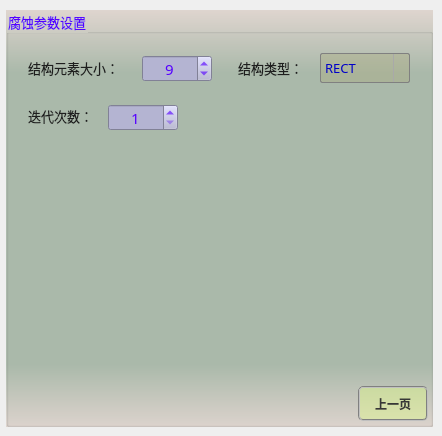
       <widget class="QWidget" name="page_12">
        <widget class="QGroupBox" name="groupParam_11">
         <property name="geometry">
          <rect>
           <x>6</x>
           <y>10</y>
           <width>427</width>
           <height>417</height>
          </rect>
         </property>
         <property name="font">
          <font>
           <family>微软雅黑</family>
           <pointsize>10</pointsize>
          </font>
         </property>
         <property name="styleSheet">
          <string notr="true">background-color: qlineargradient(x1:0, y1:0, x2:0, y2:1, stop:0 #dfd5cf, stop: 0.15 #acbbac, stop: 0.85 #acbbac,stop:1 #dfd5cf);
color: rgb(85, 0, 255);</string>
         </property>
         <property name="title">
          <string>腐蚀参数设置</string>
         </property>
         <widget class="QPushButton" name="btnErodeBack">
          <property name="geometry">
           <rect>
            <x>352</x>
            <y>376</y>
            <width>70</width>
            <height>35</height>
           </rect>
          </property>
          <property name="minimumSize">
           <size>
            <width>70</width>
            <height>30</height>
           </size>
          </property>
          <property name="font">
           <font>
            <family>微软雅黑</family>
            <pointsize>9</pointsize>
            <weight>75</weight>
            <italic>false</italic>
            <bold>true</bold>
           </font>
          </property>
          <property name="styleSheet">
           <string notr="true">QWidget{ background-color: rgba(225, 255, 127,100);}
QWidget{ color: rgb(55, 55, 55);}
QWidget{ border: 2px groove gray;border-radius: 5px;padding: 2px 4px;}
QPushButton:hover{ background-color: rgba(225, 255, 127,150);}
QPushButton:pressed{background-color: rgba(225, 255, 127,255);}</string>
          </property>
          <property name="text">
           <string>上一页</string>
          </property>
         </widget>
         <widget class="QLabel" name="label_25">
          <property name="geometry">
           <rect>
            <x>22</x>
            <y>48</y>
            <width>131</width>
            <height>19</height>
           </rect>
          </property>
          <property name="font">
           <font>
            <family>微软雅黑</family>
            <pointsize>10</pointsize>
           </font>
          </property>
          <property name="styleSheet">
           <string notr="true">color: rgb(30, 30, 30);
background: transparent;</string>
          </property>
          <property name="text">
           <string>结构元素大小：</string>
          </property>
         </widget>
         <widget class="QSpinBox" name="spinErodeSize">
          <property name="geometry">
           <rect>
            <x>136</x>
            <y>45</y>
            <width>70</width>
            <height>27</height>
           </rect>
          </property>
          <property name="font">
           <font>
            <family>微软雅黑</family>
            <pointsize>11</pointsize>
           </font>
          </property>
          <property name="toolTip">
           <string/>
          </property>
          <property name="styleSheet">
           <string notr="true">QWidget{color: rgb(85, 0, 255);background-color: rgb(180, 180, 210);}
QSpinBox::up-button{
    border:transparent;
}
QSpinBox::down-button{
    border:transparent;
}
QSpinBox::up-arrow{
    image:url(:/resource/up.png);
}
QSpinBox::down-arrow{
    image:url(:/resource/down.png);
}</string>
          </property>
          <property name="alignment">
           <set>Qt::AlignCenter</set>
          </property>
          <property name="minimum">
           <number>1</number>
          </property>
          <property name="maximum">
           <number>101</number>
          </property>
          <property name="singleStep">
           <number>1</number>
          </property>
          <property name="value">
           <number>9</number>
          </property>
         </widget>
         <widget class="QLabel" name="label_26">
          <property name="geometry">
           <rect>
            <x>232</x>
            <y>48</y>
            <width>79</width>
            <height>19</height>
           </rect>
          </property>
          <property name="font">
           <font>
            <family>微软雅黑</family>
            <pointsize>10</pointsize>
           </font>
          </property>
          <property name="styleSheet">
           <string notr="true">color: rgb(30, 30, 30);
background: transparent;</string>
          </property>
          <property name="text">
           <string>结构类型：</string>
          </property>
         </widget>
         <widget class="QComboBox" name="comboErodeType">
          <property name="geometry">
           <rect>
            <x>314</x>
            <y>43</y>
            <width>90</width>
            <height>30</height>
           </rect>
          </property>
          <property name="sizePolicy">
           <sizepolicy hsizetype="Fixed" vsizetype="Fixed">
            <horstretch>0</horstretch>
            <verstretch>0</verstretch>
           </sizepolicy>
          </property>
          <property name="minimumSize">
           <size>
            <width>90</width>
            <height>30</height>
           </size>
          </property>
          <property name="maximumSize">
           <size>
            <width>90</width>
            <height>16777215</height>
           </size>
          </property>
          <property name="font">
           <font>
            <family>微软雅黑</family>
            <pointsize>10</pointsize>
           </font>
          </property>
          <property name="styleSheet">
           <string notr="true">QComboBox {
    border: 1px solid gray;
    border-radius: 2px;    
    color: rgb(0, 0, 200);
	background-color: rgba(170, 170, 127,100);
}
QComboBox::drop-down {
    subcontrol-origin: padding;
    subcontrol-position: top right;
    width: 15px; 
    border-left-width: 1px;
    border-left-color: darkgray;
    border-left-style: solid;
    border-top-right-radius: 3px;
    border-bottom-right-radius: 3px;
}

QComboBox::down-arrow {
    image: url(:/resource/down.png);
} 
QComboBox::down-arrow:on {
    top: 1px;
    left: 1px;
}</string>
          </property>
          <property name="sizeAdjustPolicy">
           <enum>QComboBox::AdjustToContents</enum>
          </property>
          <item>
           <property name="text">
            <string>RECT</string>
           </property>
          </item>
          <item>
           <property name="text">
            <string>CROSS</string>
           </property>
          </item>
          <item>
           <property name="text">
            <string>ELLIPSE</string>
           </property>
          </item>
         </widget>
         <widget class="QLabel" name="label_27">
          <property name="geometry">
           <rect>
            <x>22</x>
            <y>96</y>
            <width>83</width>
            <height>19</height>
           </rect>
          </property>
          <property name="font">
           <font>
            <family>微软雅黑</family>
            <pointsize>10</pointsize>
           </font>
          </property>
          <property name="styleSheet">
           <string notr="true">color: rgb(30, 30, 30);
background: transparent;</string>
          </property>
          <property name="text">
           <string>迭代次数：</string>
          </property>
         </widget>
         <widget class="QSpinBox" name="spinErodeIterations">
          <property name="geometry">
           <rect>
            <x>102</x>
            <y>94</y>
            <width>70</width>
            <height>27</height>
           </rect>
          </property>
          <property name="font">
           <font>
            <family>微软雅黑</family>
            <pointsize>11</pointsize>
           </font>
          </property>
          <property name="toolTip">
           <string/>
          </property>
          <property name="styleSheet">
           <string notr="true">QWidget{color: rgb(85, 0, 255);background-color: rgb(180, 180, 210);}
QSpinBox::up-button{
    border:transparent;
}
QSpinBox::down-button{
    border:transparent;
}
QSpinBox::up-arrow{
    image:url(:/resource/up.png);
}
QSpinBox::down-arrow{
    image:url(:/resource/down.png);
}</string>
          </property>
          <property name="alignment">
           <set>Qt::AlignCenter</set>
          </property>
          <property name="minimum">
           <number>1</number>
          </property>
          <property name="maximum">
           <number>100</number>
          </property>
          <property name="singleStep">
           <number>1</number>
          </property>
          <property name="value">
           <number>1</number>
          </property>
         </widget>
        </widget>
       </widget>
